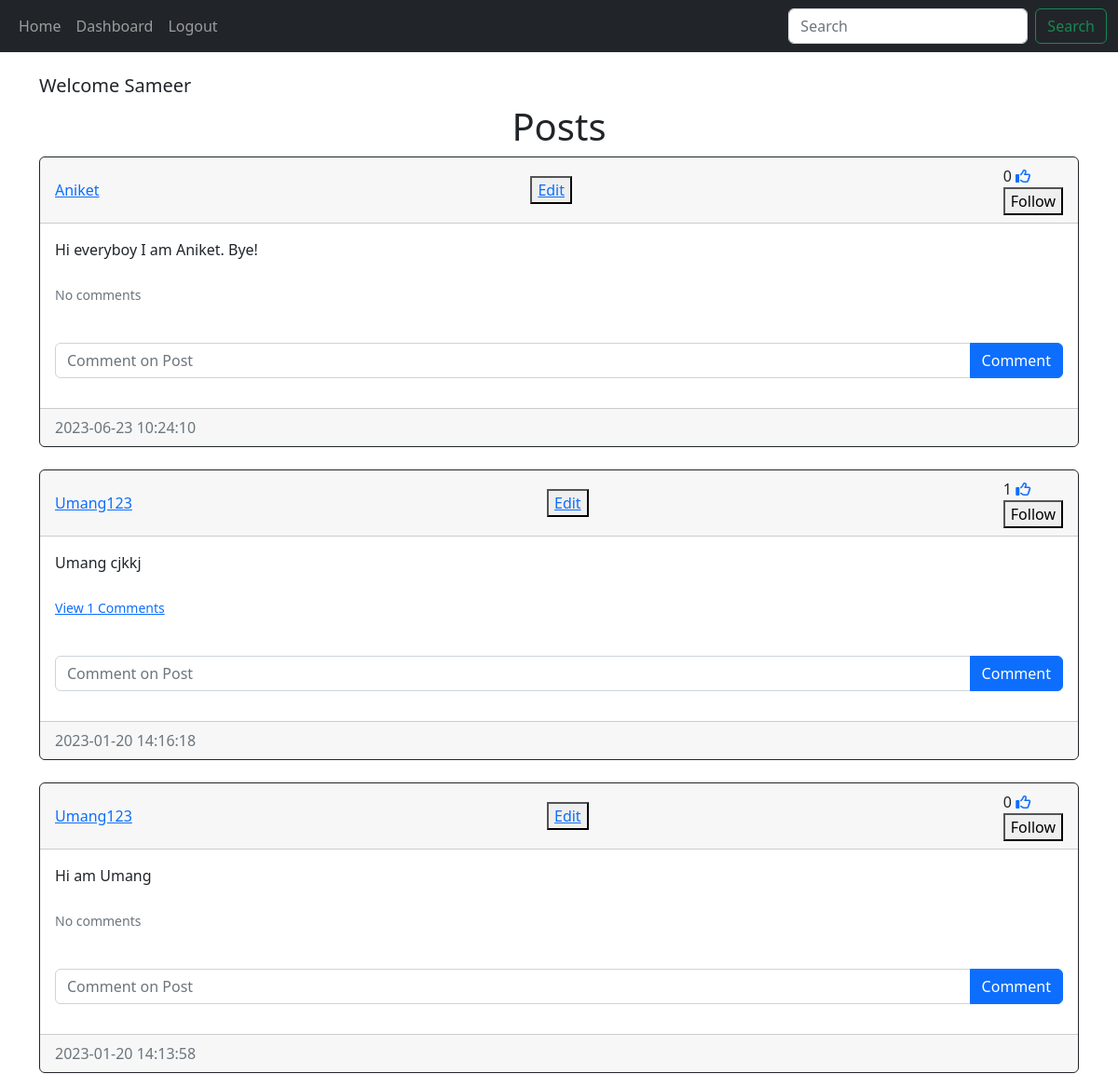
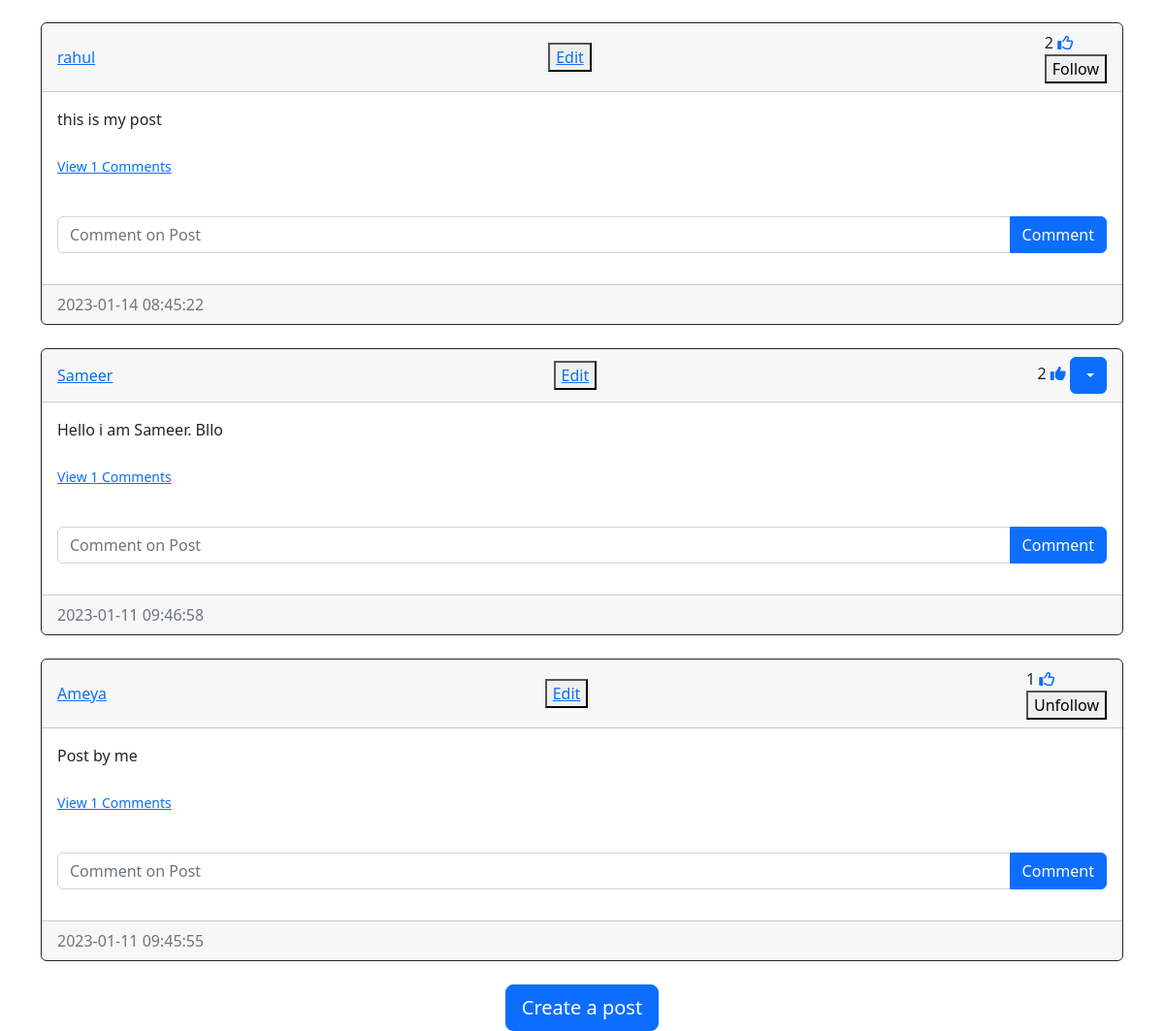
The app's page /home (signed in) with its own data (2 pictures, top to bottom).
### website/models.py (models this page shows, shortened)
class User(db.Model,UserMixin):
    id = db.Column(db.Integer, primary_key=True)
    email=db.Column(db.String(150), unique=True)
    username=db.Column(db.String(150), unique=True)
    password=db.Column(db.String(150))
    date_created=db.Column(db.DateTime(timezone=True), default=func.now())
    posts=db.relationship('Post',backref='user',passive_deletes=True)
    comments=db.relationship('Comment',backref='user',passive_deletes=True)
    followed=db.relationship('Followers',foreign_keys=[Followers.follower_id],backref=db.backref('follower', lazy='joined'),lazy='dynamic', cascade='all, delete-orphan')
    follower=db.relationship('Followers', foreign_keys=[Followers.followed_id],backref=db.backref('followed', lazy='joined'),lazy='dynamic', cascade='all, delete-orphan')
    post_liked=db.relationship("Like",backref='user',passive_deletes=True)
    def is_following(self, user_id):
        print(user_id)
        following=self.followed.filter(Followers.followed_id == user_id).first()
        if not following:
            return False
        else:
            return True

class Post(db.Model):
    id=db.Column(db.Integer,primary_key=True)
    text=db.Column(db.Text,nullable=False)
    date_created=db.Column(db.DateTime(timezone=True), default=func.now())
    author=db.Column(db.Integer,db.ForeignKey("user.id", ondelete='CASCADE'),nullable=False)
    comments=db.relationship('Comment',backref='post',passive_deletes=True)
    likes=db.relationship('Like',backref='post',passive_deletes=True)

### website/views.py (the view)
@views.route("/")
@views.route("/home")
@login_required
def home():
    q = request.args.get('q')
    if q:
        posts = (db.session.query(Post).join(User, User.id == Post.author).filter(or_(User.username.contains(q), Post.text.contains(q))).all())
        if not posts:
            abort(404)
    else:
        posts = Post.query.order_by(Post.date_created.desc()).all()
    return  render_template("home.html", user=current_user,posts=posts)

### website/templates/home.html (shortened to what this page needs)
{% extends "posts_div.html" %}

### website/templates/posts_div.html (shortened to what this page needs)
{% extends "base.html" %}
{% block content %}
<br>
<h5 align="left">Welcome {{user.username}}</h5>
<h1 align="center">{% block header%} Posts{% endblock %}</h1>
<div id="posts">
    {% for post in posts %}
    <div class="card border-dark">
        <div class="card-header d-flex justify-content-between align-items-center">
            <a href="/posts/{{ post.user.username }}">{{ post.user.username }}</a>
            <button><a href="/edit/{{ post.id }}">Edit</a></button>
            <div>
                {{ post.likes|length }}
                {% if user.id in post.likes|map(attribute="author")|list %}
                <a href="/like-post/{{post.id}}"><i class="fas fa-thumbs-up"></i></a>
                {% else %}
                <a href="/like-post/{{post.id}}"><i class="far fa-thumbs-up"></i></a>
                {% endif %}
                {% if user.id != post.author %}
                {% if current_user.is_following(post.author) %}
                    <form action="/follow/{{ post.author }}" method="POST">
                        <button type="submit">Unfollow</button>
                    </form>
                {% else %}
                    <form action="/follow/{{ post.author }}" method="POST">
                        <button  type="submit">Follow</button>
                    </form>
                {% endif %}
                {% endif %}
                {% if user.id == post.author %}
            <div class="btn-group">
                <button type="button" class="btn btn=sm btn-primary dropdown-toggle " data-bs-toggle="dropdown">
                </button>
            </div>
            {% endif %}
            </div>
            </div>
        <div class="card-body">
            <div class="card-text"> {{ post.text }}</div>
            <br>
            <p class="card-text">
                {% if post.comments|length > 0 %}
                <a data-bs-toggle="collapse" href="#comments-{{post.id}}" role="button">
                    <small>View {{post.comments|length}} Comments</small>
                </a>
                {% else %}
                <small class="text-muted">No comments</small>
                {% endif %}
            </p>
            <br>
            <form class="input-group mb-3" method="POST" action="/create-comment/{{post.id}}">
                <input type="text" name="text" id="text" class="form-control" placeholder="Comment on Post">
                <button type="submit" class="btn btn-primary">Comment</button>
            </form>
        </div>
        <div class="card-footer text-muted">{{post.date_created}}</div>
    </div>
    <br>
    {% endfor %}
</div>
{% block footer%}
<div align="center">
    <a href="/create-post"><button type="button" class="btn btn-primary btn-lg">Create a post</button></a>
</div>
{% endblock %}
{% endblock %}

### records on screen
User: username "Sameer"
Post: user.username "Aniket", likes|length "0", text "Hi everyboy I am Aniket. Bye!", shows "No comments", date_created "2023-06-23 10:24:10"
Post: user.username "Umang123", likes|length "1", text "Umang cjkkj", comments|length "1", date_created "2023-01-20 14:16:18"
Post: user.username "Umang123", likes|length "0", text "Hi am Umang", shows "No comments", date_created "2023-01-20 14:13:58"
Post: user.username "rahul", likes|length "2", text "this is my post", comments|length "1", date_created "2023-01-14 08:45:22"
Post: user.username "Sameer", likes|length "2", text "Hello i am Sameer. Bllo", comments|length "1", date_created "2023-01-11 09:46:58"
Post: user.username "Ameya", likes|length "1", text "Post by me", comments|length "1", date_created "2023-01-11 09:45:55"
